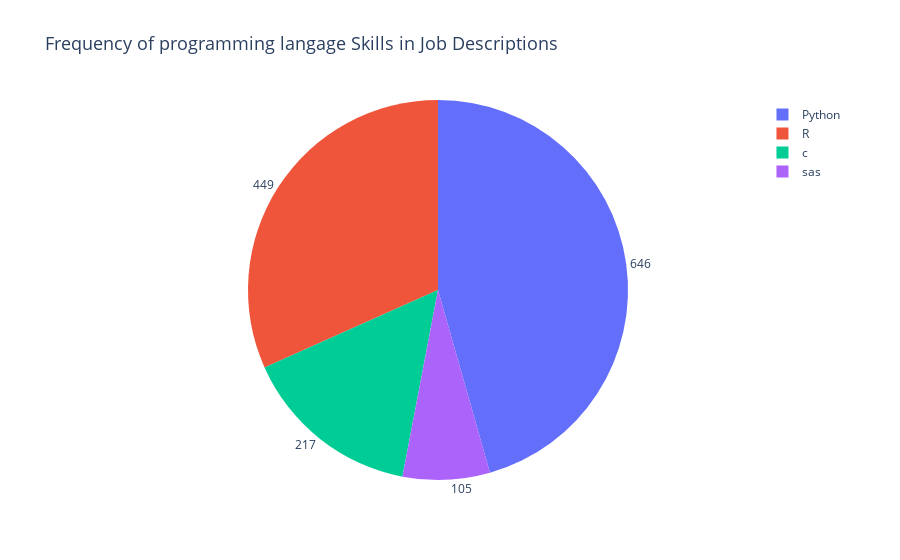

The code cell stored with this chart in its notebook:
### Code cell
python_count = corpus.count('python')
r_count = corpus.count('r')
sas_count = corpus.count('sas')
c_count = corpus.count('c')

labels = ['Python', 'R','sas','c']
values = [python_count, r_count,sas_count,c_count]

fig = go.Figure(data=[go.Pie(labels=labels, values=values, textinfo='value')])

fig.update_layout(
    title={
        'text': "Frequency of programming langage Skills in Job Descriptions",
        'font': {'size': 18}
    },
    showlegend=True
)

fig.update_traces(texttemplate='%{value:.0f}', textposition='outside')

fig.show()

### Figure 1 — Plotly figure (JSON) as saved in the notebook; plotly's stock layout.template omitted (floating-point values rounded to 4 significant figures)
{"data": [{"labels": ["Python", "R", "sas", "c"], "textinfo": "value", "textposition": "outside", "texttemplate": "%{value:.0f}", "type": "pie", "values": [646, 449, 105, 217]}], "layout": {"showlegend": true, "title": {"font": {"size": 18}, "text": "Frequency of programming langage Skills in Job Descriptions"}}}
